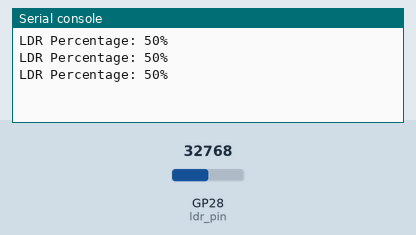
Simulated run of this program. Board: Raspberry Pi Pico running MicroPython. Parts: the last lines printed to the serial console. The test bench sets the inputs (shaded band); at power-on: GP28 (ldr_pin) = 32768 (analog values on the 0–65535 scale).

Above: at 1.2 s.
1.3 s: GP28 (ldr_pin) set to 45874
At 1.9 s:
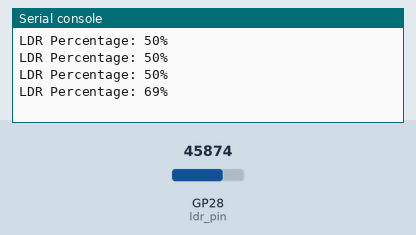
2.8 s: GP28 (ldr_pin) set to 57670
At 3.4 s:
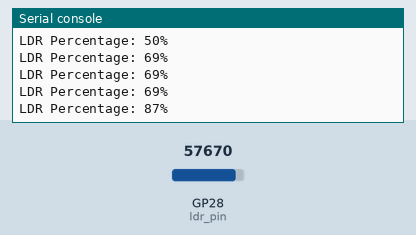
Timing chart, 0 to 5.8 s (numbered marks = the images above; inputs shaded):
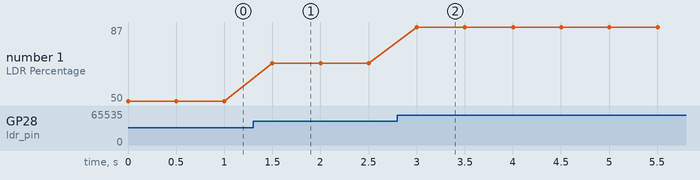

Measured:
- after the input at 1.3 s, the serial console: prints a new line after 0.20 s (image 1)
- after the input at 2.8 s, the serial console: prints a new line after 0.20 s (image 2)
- plotted number 1: 50 → 69 after the input at 1.3 s, 69 → 87 after the input at 2.8 s

The program:

5_4_2_ldr_percentage.py
```python
# Rui Santos & Sara Santos - Random Nerd Tutorials
# Complete project details at https://RandomNerdTutorials.com/raspberry-pi-pico-w-micropython-ebook/

from machine import Pin, ADC
from time import sleep

# Define the ADC pin connected to the LDR
ldr_pin = ADC(2)

# Define the minimum and maximum ADC values for your LDR
min_adc_value = 0
max_adc_value = 65535  # 16-bit ADC

while True:
    # Read the analog value from the LDR
    ldr_value = ldr_pin.read_u16()

    # Map the ADC value to a percentage range
    ldr_percentage = int(((ldr_value - min_adc_value) / (max_adc_value - min_adc_value)) * 100)

    # Print the percentage value
    print("LDR Percentage: {}%".format(ldr_percentage))

    # Add a delay
    sleep(0.5)
```
